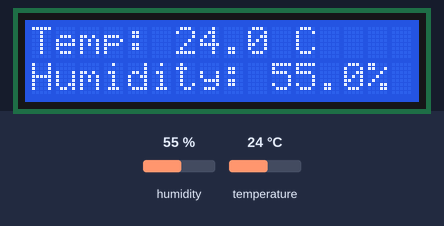
A sketch run on a simulated Arduino Uno, built with avr-gcc and run on an emulated ATmega328P. Parts: 16×2 character LCD. Inputs (shaded band) come from the test bench; at power-on: humidity 55 %, temperature 24 °C.

Above: at 2.8 s.
2.9 s: humidity set to 22 %
At 5.7 s:
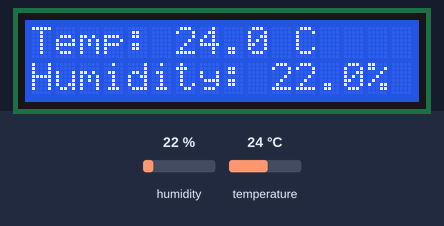
6.0 s: temperature set to 12 °C
At 7.6 s:
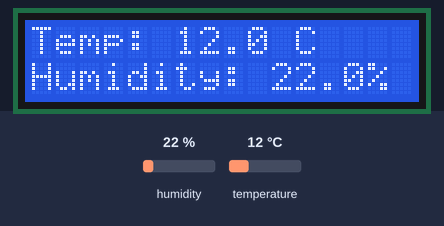
8.3 s: humidity set to 40 %
At 9.4 s:
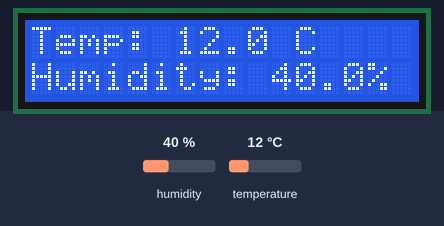
10.5 s: temperature set to 19 °C
At 12.5 s:
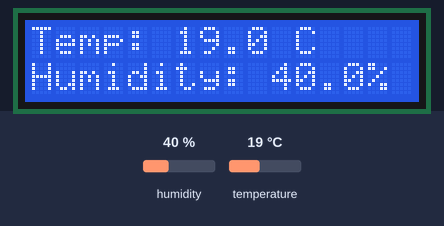
Timing chart, 0 to 13.8 s (numbered marks = the images above; inputs shaded):
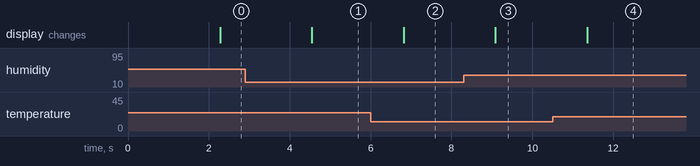

Measured:
- after the input at 2.9 s, the display: changes after 1.6 s (image 1)
- after the input at 6.0 s, the display: changes after 0.82 s (image 2)
- after the input at 8.3 s, the display: changes after 0.79 s (image 3)
- after the input at 10.5 s, the display: changes after 0.86 s (image 4)

The sketch:

IOT_Project.ino
```cpp
#include <LiquidCrystal.h>
#include "dht_nonblocking.h"

#define DHT_SENSOR_TYPE DHT_TYPE_11
static const int DHT_SENSOR_PIN = 2;

DHT_nonblocking dht_sensor(DHT_SENSOR_PIN, DHT_SENSOR_TYPE);

// initialize the library with the numbers of the interface pins
LiquidCrystal lcd(7, 8, 9, 10, 11, 12);

void setup() {
  // set up the LCD's number of columns and rows:
  lcd.begin(16, 2);
}

static bool measure_environment(float *temperature, float *humidity) {
  static unsigned long measurement_timestamp = millis();

  /* Measure once every two seconds. */
  if (millis() - measurement_timestamp > 2000ul) {
    if (dht_sensor.measure(temperature, humidity) == true) {
      measurement_timestamp = millis();
      return true;
    }
  }
  return false;
}

void loop() {
  float temperature;
  float humidity;

  /* Measure temperature and humidity. If the functions returns
     true, then a measurement is available. */
  if (measure_environment(&temperature, &humidity) == true) {
    // Clear the LCD screen
    lcd.clear();

    // Display temperature on the first line
    lcd.setCursor(0, 0);
    lcd.print("Temp: ");
    lcd.print(temperature, 1);
    lcd.print(" C");

    // Display humidity on the second line
    lcd.setCursor(0, 1);
    lcd.print("Humidity: ");
    lcd.print(humidity, 1);
    lcd.print("%");
  }
}
```
